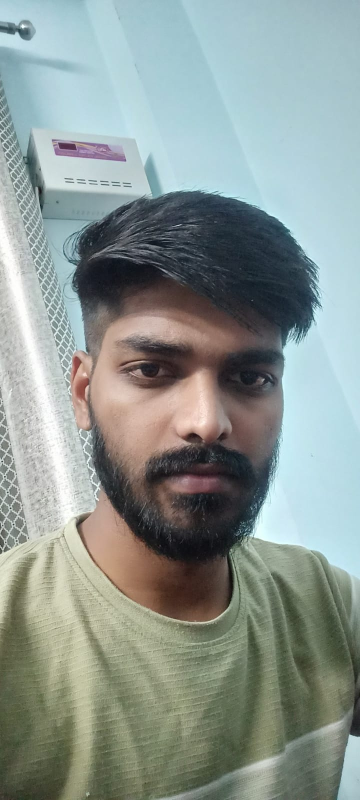
#> input picture assignment1-Document_Scanner/images/SONU.jpg, 720 x 1600 px (shown at 1/2 size); its folder holds only this picture in this run
$ python scanner.py
#> lines starting #> are read from the running program, lines starting #| are printed output that depends on the picture
# =====================================================
# Name: Sonu BHARTI
# Roll No: 2301010323
# Course: Image Processing & Computer Vision
# Unit: Image Acquisition & Enhancement
# Assignment Title: Smart Document Scanner & Quality Analysis
# Date: 09-Feb-2026
# =====================================================

import cv2
import os
import numpy as np
import matplotlib.pyplot as plt


# -------------------------------
# Welcome Message
# -------------------------------
def welcome():
    print("=" * 60)
    print(" SMART DOCUMENT SCANNER & QUALITY ANALYSIS SYSTEM ")
    print("=" * 60)
    print("Simulating real-world document digitization\n")


# -------------------------------
# Create Output Folder
# -------------------------------
def create_output_folder():
    if not os.path.exists("outputs"):
        os.makedirs("outputs")


# -------------------------------
# Load Image
# -------------------------------
def load_image(path):

    image = cv2.imread(path)

    if image is None:
        print("Error loading:", path)
        return None, None

    image = cv2.resize(image, (512, 512))
    gray = cv2.cvtColor(image, cv2.COLOR_BGR2GRAY)

    return image, gray


# -------------------------------
# Sampling
# -------------------------------
def sampling(gray):

    high = cv2.resize(gray, (512, 512))

    medium = cv2.resize(gray, (256, 256))
    medium = cv2.resize(medium, (512, 512))

    low = cv2.resize(gray, (128, 128))
    low = cv2.resize(low, (512, 512))

    return high, medium, low


# -------------------------------
# Quantization
# -------------------------------
def quantize(image, levels):

    step = 256 // levels
    quantized = (image // step) * step

    return quantized.astype(np.uint8)


# -------------------------------
# Observations
# -------------------------------
def print_observations():

    print("\n========= QUALITY ANALYSIS =========")

    print("\nText Clarity:")
    print("- High resolution retains edge sharpness.")
    print("- Low resolution loses fine characters.")

    print("\nReadability:")
    print("- 8-bit image maintains smooth gradients.")
    print("- 4-bit shows banding.")
    print("- 2-bit severely degrades quality.")

    print("\nOCR Suitability:")
    print("- Best: 512x512 + 8-bit.")
    print("- Worst: 128x128 + 2-bit.")

    print("====================================")


# -------------------------------
# Comparison Display
# -------------------------------
def show_and_save(original, gray,
                  high, medium, low,
                  q8, q4, q2,
                  name):

    fig, ax = plt.subplots(3, 3, figsize=(12, 12))

    ax[0,0].imshow(cv2.cvtColor(original, cv2.COLOR_BGR2RGB))
    ax[0,0].set_title("Original")

    ax[0,1].imshow(gray, cmap="gray")
    ax[0,1].set_title("Grayscale")

    ax[0,2].imshow(high, cmap="gray")
    ax[0,2].set_title("512x512")

    ax[1,0].imshow(medium, cmap="gray")
    ax[1,0].set_title("256x256")

    ax[1,1].imshow(low, cmap="gray")
    ax[1,1].set_title("128x128")

    ax[1,2].imshow(q8, cmap="gray")
    ax[1,2].set_title("8-bit")

    ax[2,0].imshow(q4, cmap="gray")
    ax[2,0].set_title("4-bit")

    ax[2,1].imshow(q2, cmap="gray")
    ax[2,1].set_title("2-bit")

    ax[2,2].axis("off")

    for i in range(3):
        for j in range(3):
            ax[i,j].axis("off")

    plt.suptitle("Document Quality Comparison")

    filename = f"outputs/{name}_comparison.png"
    plt.savefig(filename)
    plt.show()

    print("Saved:", filename)


# -------------------------------
# Main
# -------------------------------
def main():

    welcome()
    create_output_folder()

    image_folder = "images"

    if not os.path.exists(image_folder):
        print("Images folder not found!")
        return

    files = os.listdir(image_folder)

    for file in files:

        print("\nProcessing:", file)

        path = os.path.join(image_folder, file)
        original, gray = load_image(path)
#> in load_image, image is the input picture: shape (1600, 720, 3); mean B, G, R 146.6, 151.1, 140.3
#> in load_image, `image = cv2.resize(image, (512, 512))`:
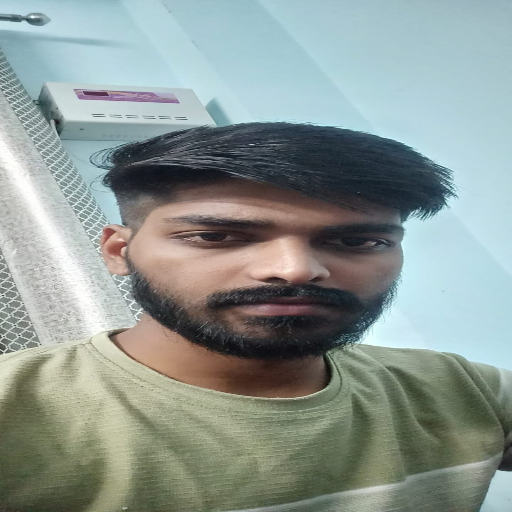
#> image: shape (512, 512, 3); mean B, G, R 146.5, 151, 140.2
#> in load_image, `gray = cv2.cvtColor(image, cv2.COLOR_BGR2GRAY)`:
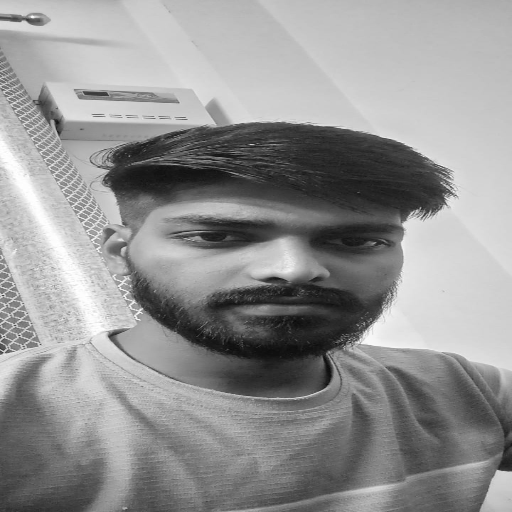
#> gray: shape (512, 512); min 9, max 255, mean 147.3

        if original is None:
            continue

        high, medium, low = sampling(gray)
#> in sampling, `low = cv2.resize(gray, (128, 128))`:
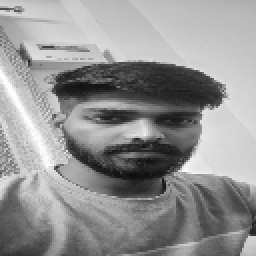
#> low: shape (128, 128) (shown 2 times larger); min 14, max 254, mean 147.4
#> in sampling, `low = cv2.resize(low, (512, 512))`:
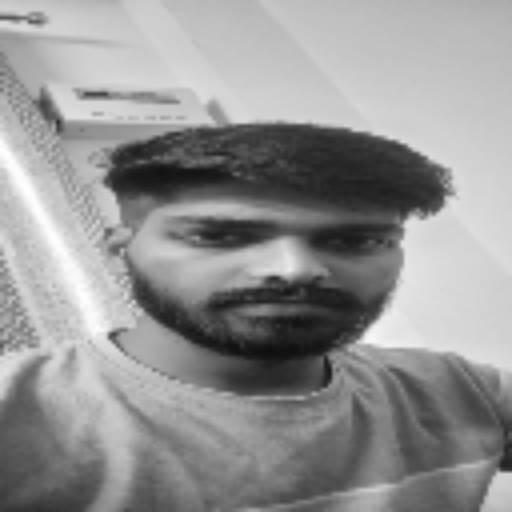
#> low: shape (512, 512); min 14, max 254, mean 147.3

        q8 = quantize(gray, 256)
        q4 = quantize(gray, 16)
        q2 = quantize(gray, 4)
#> call 3 of quantize, with levels = 4
#> in quantize (call 3), `quantized = (image // step) * step`:
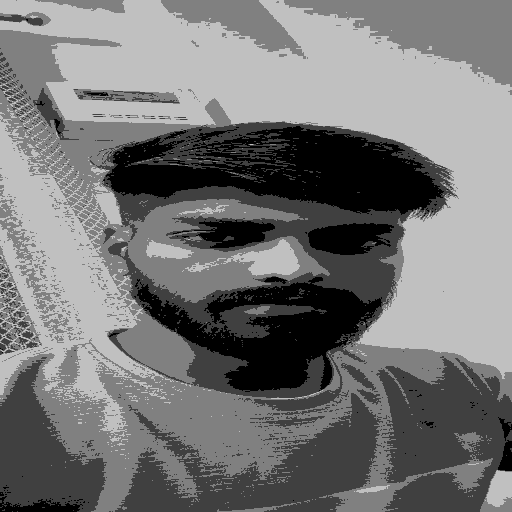
#> quantized: shape (512, 512); min 0, max 192, mean 118

        name = file.split(".")[0]

        cv2.imwrite(f"outputs/{name}_8bit.png", q8)
        cv2.imwrite(f"outputs/{name}_4bit.png", q4)
        cv2.imwrite(f"outputs/{name}_2bit.png", q2)

        show_and_save(original, gray,
                      high, medium, low,
                      q8, q4, q2,
                      name)
#> in show_and_save, `plt.savefig(filename)`:
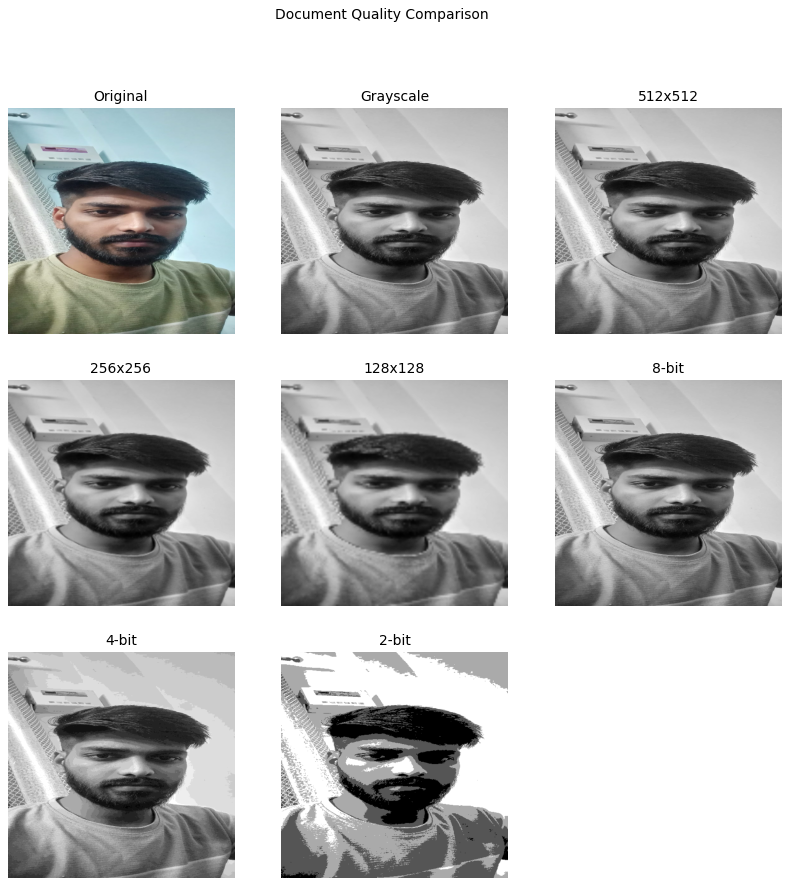
#> figure drawn by matplotlib, 8 panels

    print_observations()
    print("\nAll tasks completed successfully!")


if __name__ == "__main__":

    main()

$ run again, on assignment1-Document_Scanner/images/mor.jpg
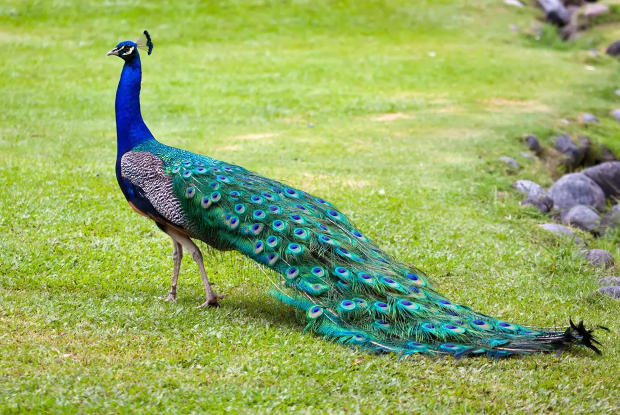
#> input picture assignment1-Document_Scanner/images/mor.jpg, 1240 x 830 px (shown at 1/2 size)
#> in load_image, image is the input picture: shape (830, 1240, 3); mean B, G, R 98.6, 173.1, 148.4
#> image: shape (512, 512, 3)
#> in sampling, `low = cv2.resize(low, (512, 512))`:
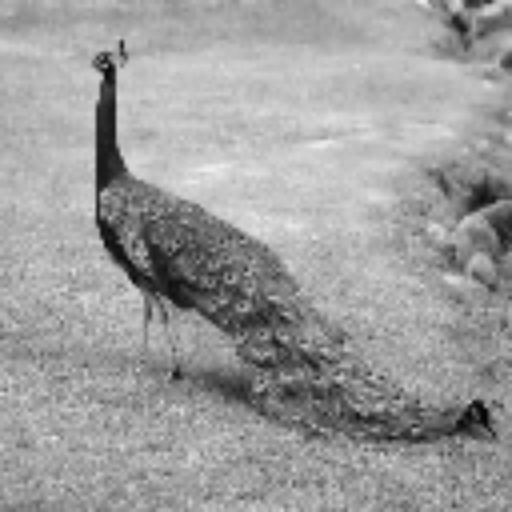
#> low: shape (512, 512); min 2, max 239, mean 157
#> in quantize (call 3), `quantized = (image // step) * step`:
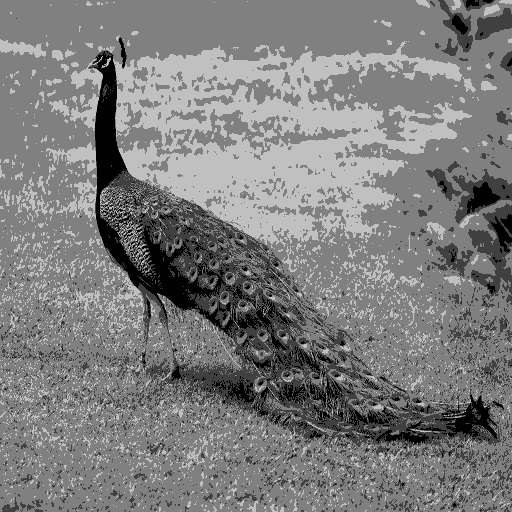
#> quantized: shape (512, 512); min 0, max 192, mean 125.1
